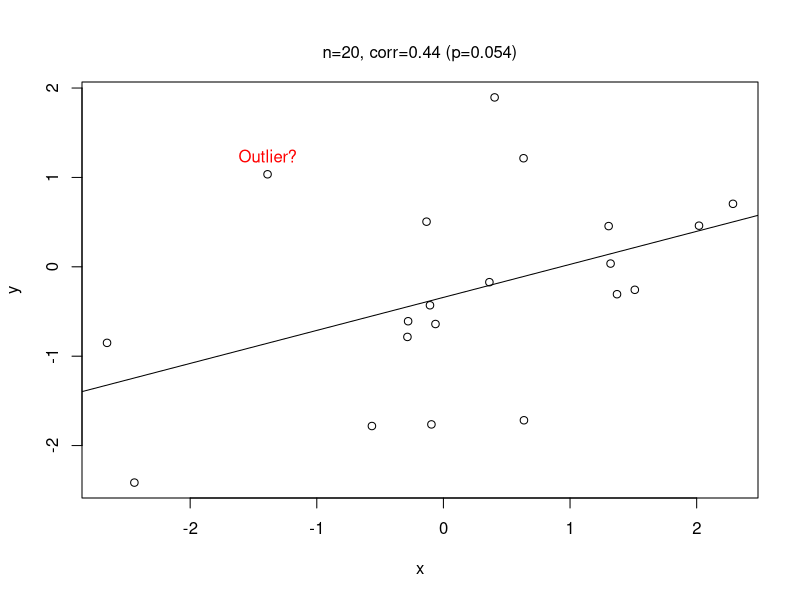
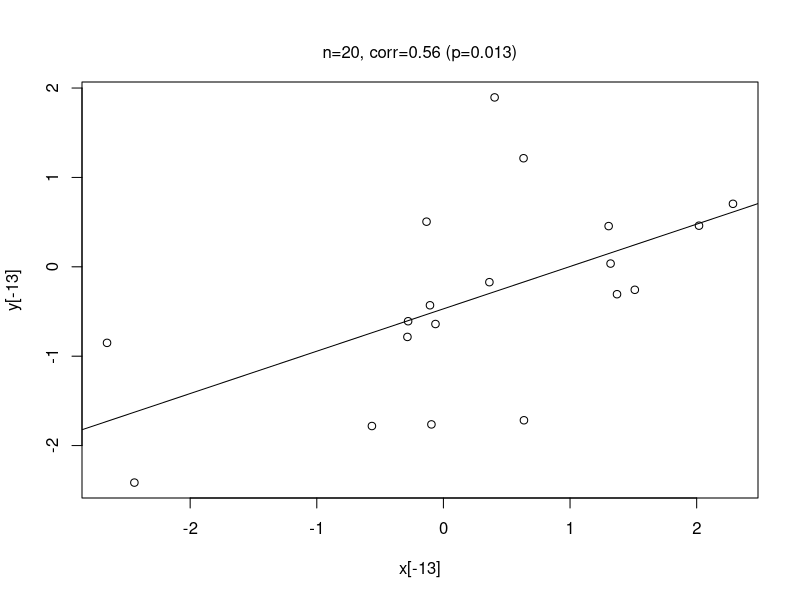
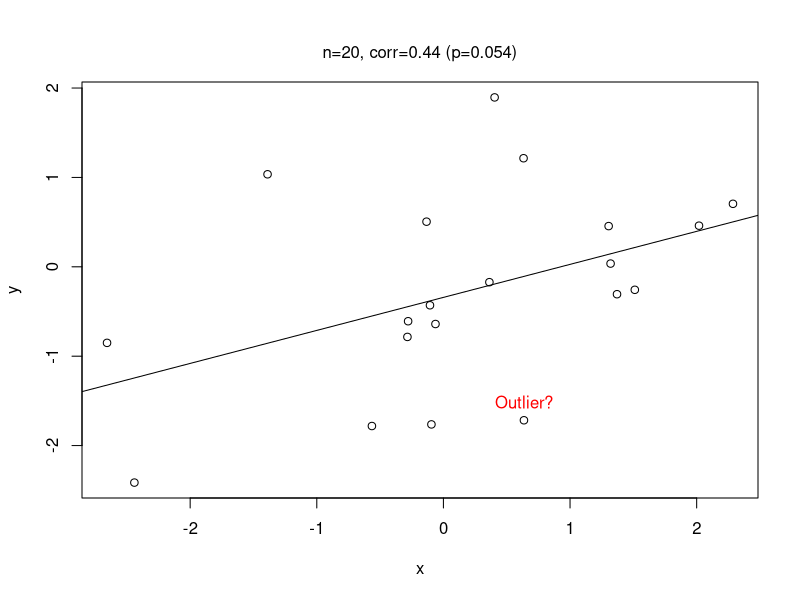
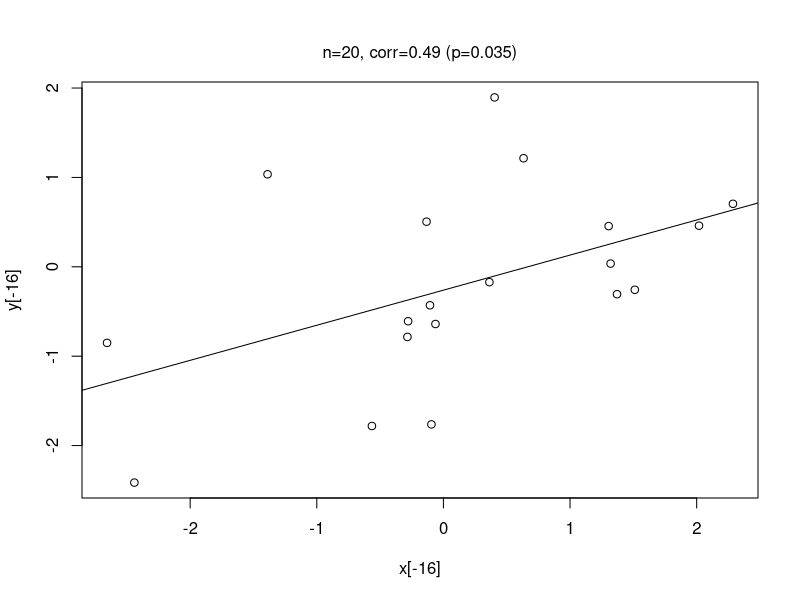
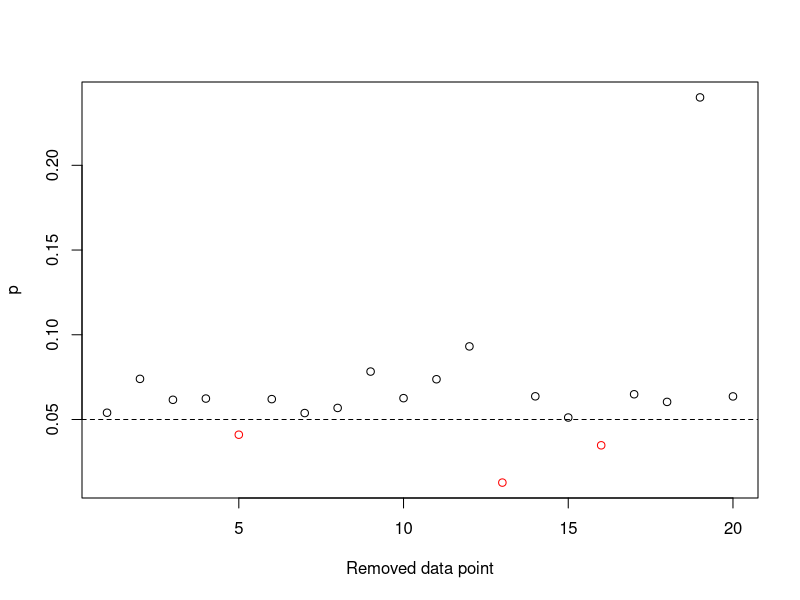
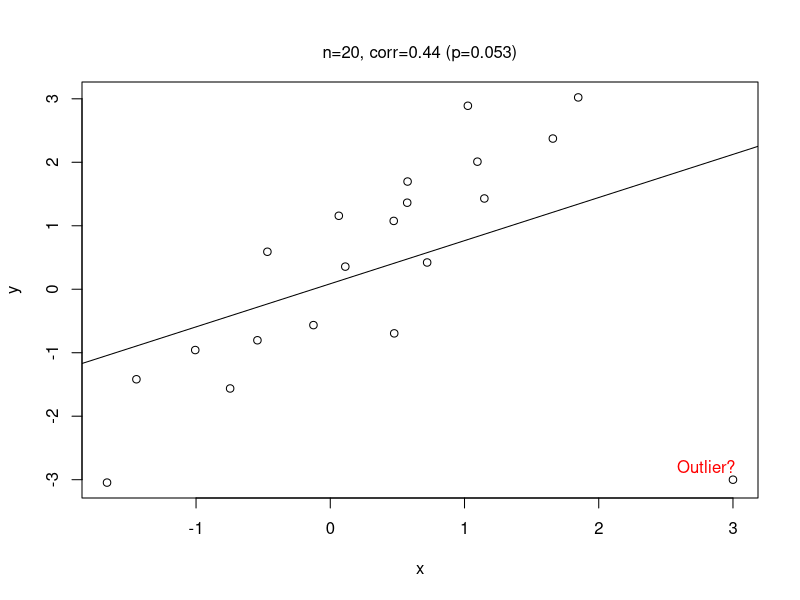
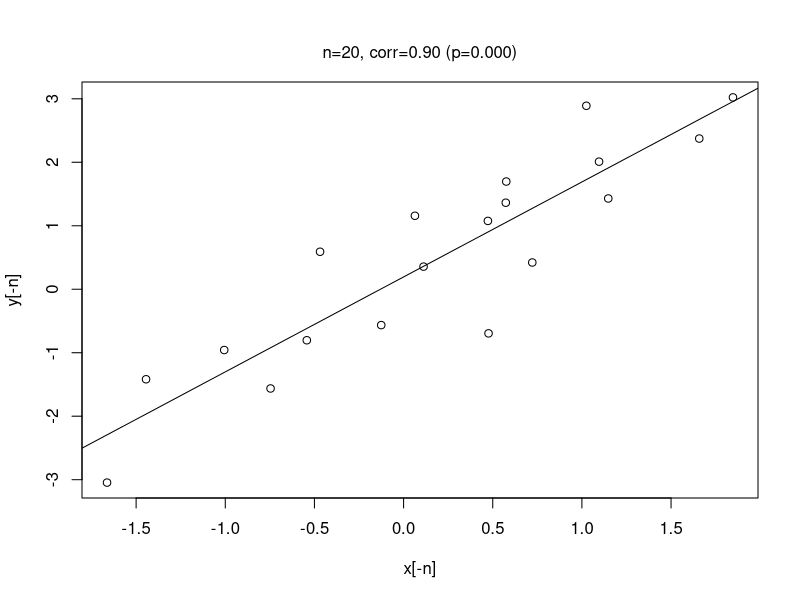
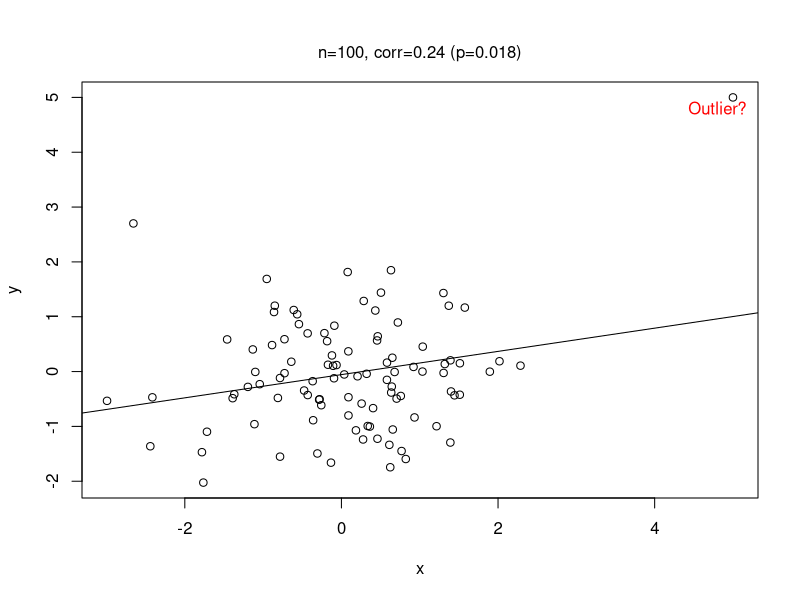

These figures' R source, in order:
# Generate random uncorrelated data
set.seed(42)
n = 20
x <- rnorm(n)
y <- rnorm(n)

result <- cor.test(x,y)
plot(x,y)
abline(lm(y~x))
mtext(sprintf("n=%d, corr=%.2f (p=%.3f)",n,result$estimate,result$p.value),side=3,line=1)

# Is there an outlier?
text(x[13],y[13]+0.2,"Outlier?",col="red")

# Remove outlier
result <- cor.test(x[-13],y[-13])
plot(x[-13],y[-13])
abline(lm(y[-13]~x[-13]))
mtext(sprintf("n=%d, corr=%.2f (p=%.3f)",n,result$estimate,result$p.value),side=3,line=1)

# Find a different outlier
result <- cor.test(x,y)
plot(x,y)
abline(lm(y~x))
mtext(sprintf("n=%d, corr=%.2f (p=%.3f)",n,result$estimate,result$p.value),side=3,line=1)

text(x[16],y[16]+0.2,"Outlier?",col="red")

# Remove this different outlier
result <- cor.test(x[-16],y[-16])
plot(x[-16],y[-16])
abline(lm(y[-16]~x[-16]))
mtext(sprintf("n=%d, corr=%.2f (p=%.3f)",n,result$estimate,result$p.value),side=3,line=1)

# How do p-values change when removing any single point?
p = vector()
for (i in 1:n) {
  result <- cor.test(x[-i],y[-i])
  p[i] <- result$p.value
}

plot(p,xlab="Removed data point",col=ifelse(p<0.05,"red","black"))
abline(0.05,0,lty=2)


# When is it reasonable to remove outliers?
# Generate correlated data
set.seed(16)
n = 20
x <- rnorm(n)
y <- 2*x+rnorm(n)

# Introduce outlier
x[n] <- 3
y[n] <- -3

result <- cor.test(x,y)

plot(x,y)
abline(lm(y~x))
mtext(sprintf("n=%d, corr=%.2f (p=%.3f)",n,result$estimate,result$p.value),side=3,line=1)

text(x[n]-0.2,y[n]+0.2,"Outlier?",col="red")

# Remove outlier
result <- cor.test(x[-n],y[-n])

plot(x[-n],y[-n])
abline(lm(y[-n]~x[-n]))
mtext(sprintf("n=%d, corr=%.2f (p=%.3f)",n,result$estimate,result$p.value),side=3,line=1)


# Generate random uncorrelated data
set.seed(42)
n = 100

x <- rnorm(n)
y <- rnorm(n)

# Introduce outlier
x[100] <- 5
y[100] <- 5

result <- cor.test(x,y)

plot(x,y)
abline(lm(y~x))
mtext(sprintf("n=%d, corr=%.2f (p=%.3f)",n,result$estimate,result$p.value),side=3,line=1)
text(x[n]-0.2,y[n]-0.2,"Outlier?",col="red")


# Remove outlier
result <- cor.test(x[-n],y[-n])

plot(x[-n],y[-n])
abline(lm(y[-n]~x[-n]))
mtext(sprintf("n=%d, corr=%.2f (p=%.3f)",n,result$estimate,result$p.value),side=3,line=1)

# The decision and criteria to remove outliers have to be determined in advance
